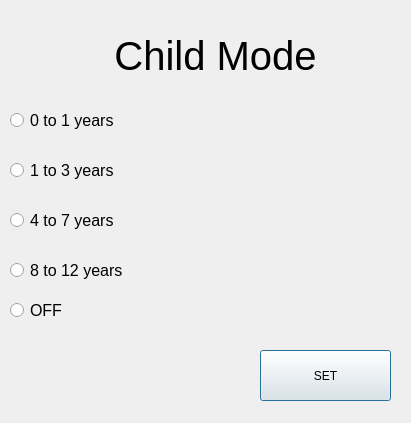
<?xml version="1.0" encoding="UTF-8"?>
<ui version="4.0">
 <class>childmode</class>
 <widget class="QDialog" name="childmode">
  <property name="geometry">
   <rect>
    <x>0</x>
    <y>0</y>
    <width>411</width>
    <height>423</height>
   </rect>
  </property>
  <property name="windowTitle">
   <string>Dialog</string>
  </property>
  <widget class="QPushButton" name="pushButton">
   <property name="geometry">
    <rect>
     <x>260</x>
     <y>350</y>
     <width>131</width>
     <height>51</height>
    </rect>
   </property>
   <property name="text">
    <string>SET</string>
   </property>
  </widget>
  <widget class="QRadioButton" name="radioButton">
   <property name="geometry">
    <rect>
     <x>10</x>
     <y>110</y>
     <width>141</width>
     <height>20</height>
    </rect>
   </property>
   <property name="font">
    <font>
     <pointsize>12</pointsize>
    </font>
   </property>
   <property name="text">
    <string>0 to 1 years</string>
   </property>
  </widget>
  <widget class="QRadioButton" name="radioButton_2">
   <property name="geometry">
    <rect>
     <x>10</x>
     <y>160</y>
     <width>141</width>
     <height>20</height>
    </rect>
   </property>
   <property name="font">
    <font>
     <pointsize>12</pointsize>
    </font>
   </property>
   <property name="text">
    <string>1 to 3 years</string>
   </property>
  </widget>
  <widget class="QRadioButton" name="radioButton_3">
   <property name="geometry">
    <rect>
     <x>10</x>
     <y>210</y>
     <width>141</width>
     <height>20</height>
    </rect>
   </property>
   <property name="font">
    <font>
     <pointsize>12</pointsize>
    </font>
   </property>
   <property name="text">
    <string>4 to 7 years</string>
   </property>
  </widget>
  <widget class="QRadioButton" name="radioButton_4">
   <property name="geometry">
    <rect>
     <x>10</x>
     <y>260</y>
     <width>141</width>
     <height>20</height>
    </rect>
   </property>
   <property name="font">
    <font>
     <pointsize>12</pointsize>
    </font>
   </property>
   <property name="text">
    <string>8 to 12 years</string>
   </property>
  </widget>
  <widget class="QLabel" name="label">
   <property name="geometry">
    <rect>
     <x>110</x>
     <y>20</y>
     <width>211</width>
     <height>71</height>
    </rect>
   </property>
   <property name="font">
    <font>
     <pointsize>30</pointsize>
    </font>
   </property>
   <property name="text">
    <string>Child Mode</string>
   </property>
   <property name="alignment">
    <set>Qt::AlignCenter</set>
   </property>
  </widget>
  <widget class="QRadioButton" name="radioButton_5">
   <property name="geometry">
    <rect>
     <x>10</x>
     <y>300</y>
     <width>141</width>
     <height>20</height>
    </rect>
   </property>
   <property name="font">
    <font>
     <pointsize>12</pointsize>
    </font>
   </property>
   <property name="text">
    <string>OFF</string>
   </property>
  </widget>
 </widget>
 <resources/>
 <connections/>
</ui>
